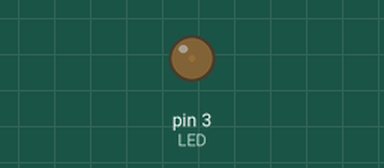
Bench run of a sketch on a simulated Arduino Uno, built with avr-gcc and run on an emulated ATmega328P. Shown: output pins drawn as LEDs (lit = HIGH).

Above: at 0.05 s.
At 2.15 s:
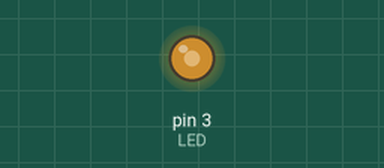
At 3.45 s:
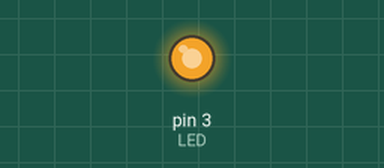
At 6.9 s:
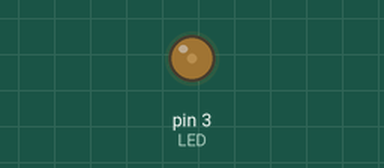
Timing chart, 0 to 10.0 s (numbered marks = the images above):
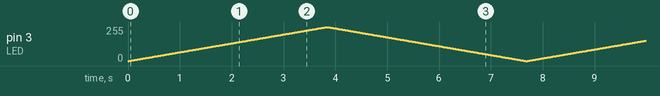

The sketch:

pwm-with-led-and-potentiometer.ino
```cpp
int LED = 3;
int BRIGHTNESS;

void setup()
{
  pinMode(LED, OUTPUT);
}

void loop()
{
  for (BRIGHTNESS = 0; BRIGHTNESS <= 255; BRIGHTNESS++)
  {
    analogWrite(LED, BRIGHTNESS);
    delay(15);
  }

  for (BRIGHTNESS = 255; BRIGHTNESS >= 0; BRIGHTNESS--)
  {
    analogWrite(LED, BRIGHTNESS);
    delay(15);
  }
}
```
